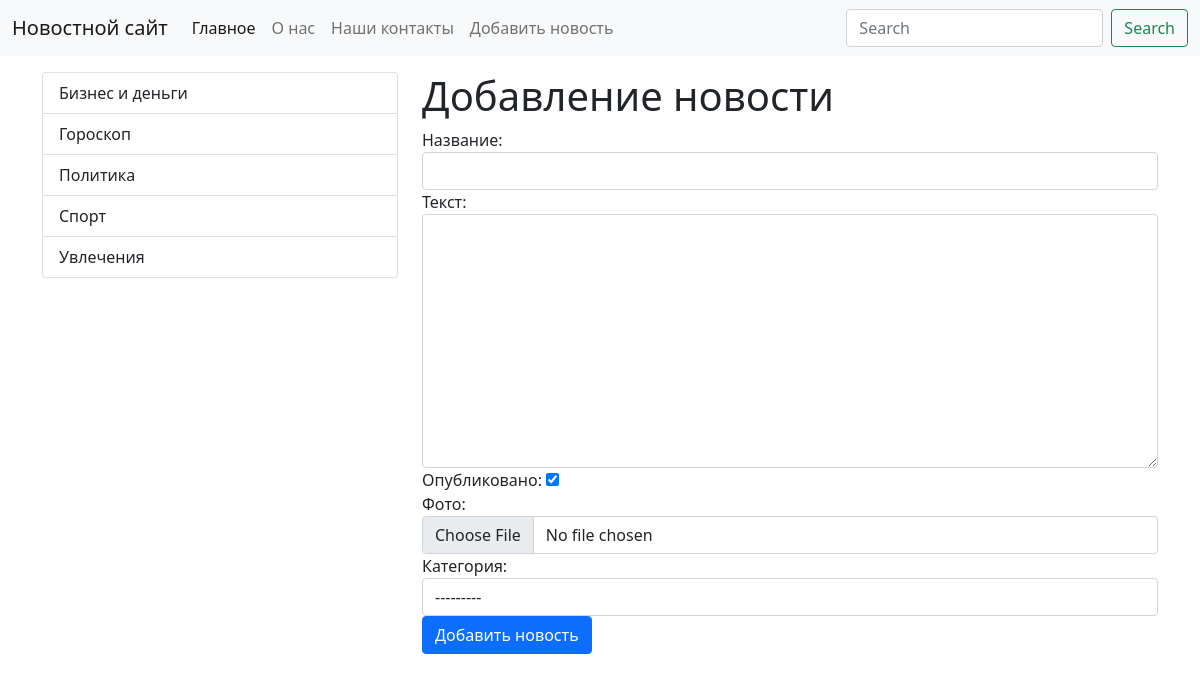
The page /add_news on the database its author committed.
### firsrapp/models.py (models this page shows)
class Category(models.Model):
    title = models.CharField(max_length=150, db_index=True, verbose_name='Категория новости')
    def get_absolute_url(self):
        return "/category/%i" % self.pk
    def __str__(self):
        return self.title
    class Meta:
        verbose_name = 'Категория'
        verbose_name_plural = 'Категории'
        ordering = ['title']

### firsrapp/views.py (the view)
# urls.py: path('add_news', CreateNews.as_view(), name='add_news')
class CreateNews(CreateView):
    form_class = NewsForm
    model = News
    template_name = 'firsrapp/create_news.html'
    success_url = reverse_lazy('home')

### firsrapp/forms.py
class NewsForm(forms.ModelForm):
    class Meta:
        model = News
        fields = ['title', 'content', 'photo', 'category', 'is_published']
        widgets = {
            'title': forms.TextInput(attrs={"class": "form-control"}),
            'content': forms.Textarea(attrs={"class": "form-control"}),
            'category': forms.Select(attrs={"class": "form-control"}),
            'photo': forms.FileInput(attrs={"class": "form-control"})
        }

### firsrapp/templatetags/news_tags.py (called while the page is built)
@register.simple_tag()
def find_category():
    categories = Category.objects.annotate(cnt=Count('title')).filter(cnt__gt=0)
    return Category.objects.all()

### firsrapp/templates/firsrapp/create_news.html (shortened to what this page needs)
{% extends 'base.html' %}
{% block sidebar %}
            <div class="list-group">
            {% include 'inc/_sidebar.html' %}
            </div>
{% endblock %}
{% block content %}
<h1> Добавление новости </h1>
<form action="{% url 'add_news' %}" method = "post" enctype="multipart/form-data">
          <div class="form-group">
            <label for="{{ form.title.id.for_label }}">Название: </label>
             {{ form.title }}
          </div>
         <div class="form-group">
            <label for="{{ form.content.id.for_label }}">Текст: </label>
             {{ form.content }}
          </div>
        <div class="form-group">
            <label for="{{ form.is_published.id.for_label }}">Опубликовано: </label>
             {{ form.is_published }}
          </div>
        <div class="form-group">
            <label for="{{ form.photo.id.for_label }}">Фото: </label>
             {{ form.photo }}
          </div>
        <div class="form-group">
            <label >Категория: </label>
             {{ form.category }}
          </div>
    <button type="submit" class="btn btn-primary btn-block">Добавить новость</button>
</form>
{% endblock  %}

### templates/inc/_sidebar.html
        {% load news_tags %}
            <div class="list-group">
                {% find_category as categories %}
                {% for item in categories %}
                   <a href="{{ item.get_absolute_url }}" class="list-group-item list-group-item-action" aria-current="true">
               {{ item.title}}
              </a>
                {%endfor%}
            </div>

### rows shown on the page
Category: title "Бизнес и деньги"
Category: title "Гороскоп"
Category: title "Политика"
Category: title "Спорт"
Category: title "Увлечения"
